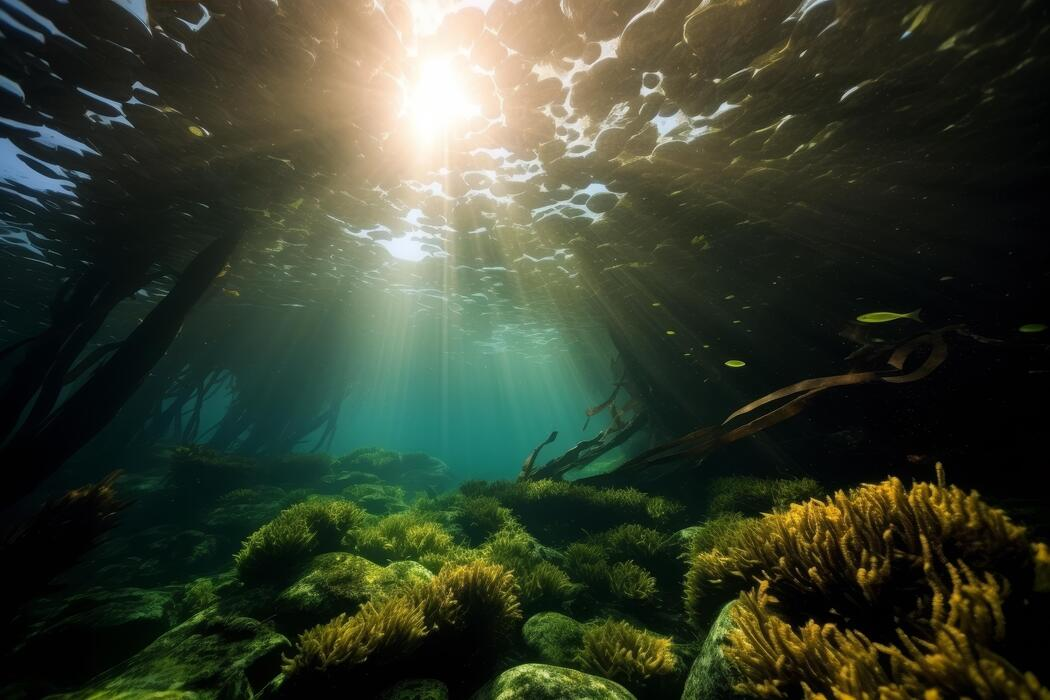
#> input picture data/input/img1.jpg, 1050 x 700 px
$ python -i dip_functions.py   (imports and definitions only)   (older library calls are emulated)
#> lines starting #> are read from the running program, lines starting #| are printed output that depends on the picture; after the words box and inside, x2 and y2 are one past the last pixel; in counts of white or black regions, pixels touching at a corner belong together
#> further down, picture is the input picture: shape (700, 1050, 3); mean B, G, R 46.3, 63.3, 55.4
# dip_functions.py
# Shared functions: enhancement techniques (Steps 5-9) and quality metrics (Steps 11A-11B).
# This file only DEFINES functions. Running it directly does nothing.

import cv2
import numpy as np

# ===================== ENHANCEMENT =====================
# [37 lines left out: functions resize_image, white_balance, gamma_correction, auto_gamma_correction, apply_clahe, unsharp_mask, not called in this run]

# ===================== BASIC METRICS =====================
def mean_brightness(image):
    return float(cv2.cvtColor(image, cv2.COLOR_BGR2GRAY).mean())

def contrast_std(image):
    return float(cv2.cvtColor(image, cv2.COLOR_BGR2GRAY).std())

def entropy(image):
    gray = cv2.cvtColor(image, cv2.COLOR_BGR2GRAY)
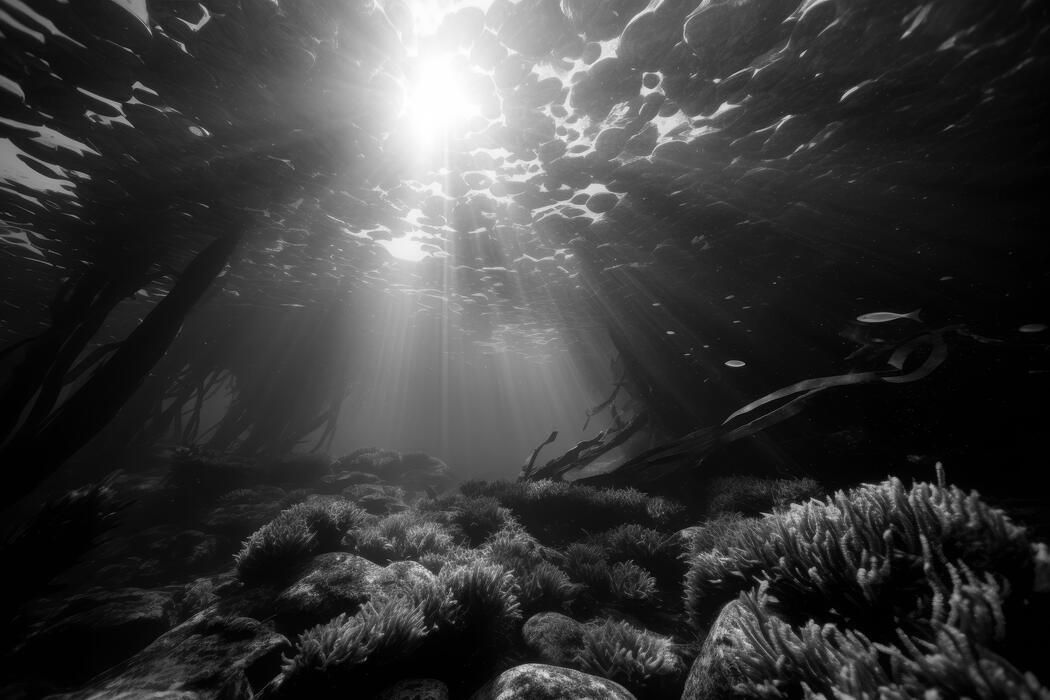
#> gray: shape (700, 1050); min 0, max 255, mean 59
    hist = cv2.calcHist([gray], [0], None, [256], [0, 256]).ravel()
#> hist = 256 values, max 35879 at index 1, min 211 at index 255, mean 2871.1
    p = hist / hist.sum()
#> p = 256 values, max 0.0488 at index 1, min 0.000287 at index 255, mean 0.00391
    p = p[p > 0]
    return float(-np.sum(p * np.log2(p)))

# ===================== UCIQE =====================
def uciqe(image):
    """Simplified UCIQE = 0.4680*sigma_c + 0.2745*con_l + 0.2576*mu_s"""
    lab = cv2.cvtColor(image.astype(np.float32) / 255.0, cv2.COLOR_BGR2LAB)
#> lab: shape (700, 1050, 3) float32; mean of channels 0, 1, 2 24.7, -5.6, 8.7
    L = lab[:, :, 0] / 100.0
    a = lab[:, :, 1] / 100.0
    b = lab[:, :, 2] / 100.0
    chroma  = np.sqrt(a ** 2 + b ** 2)
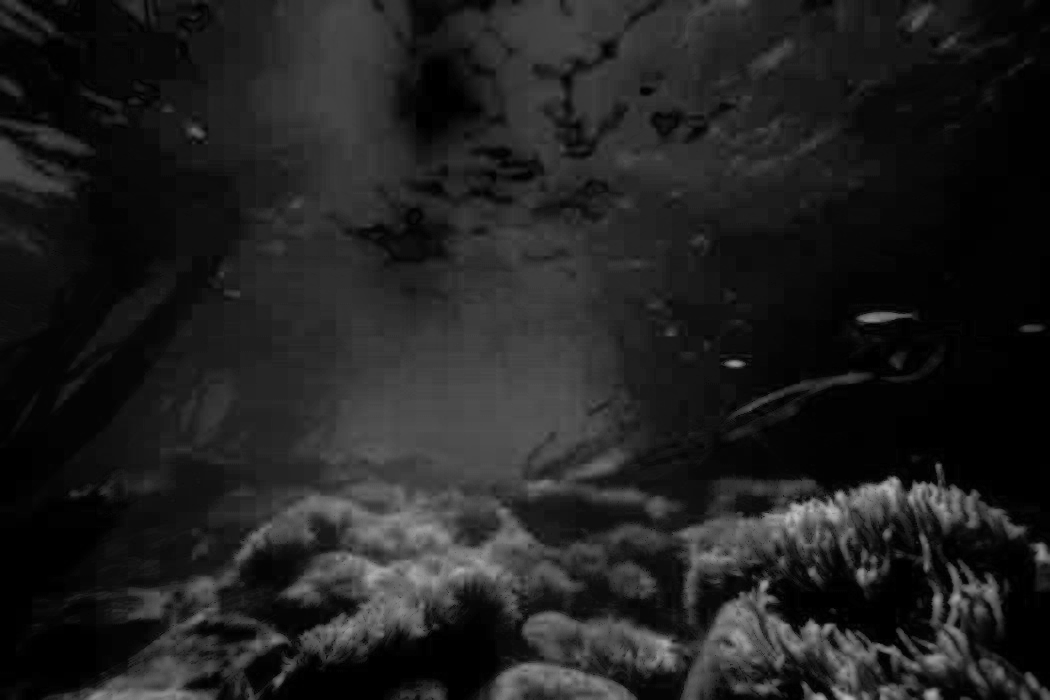
#> chroma: shape (700, 1050) float32; min 0, max 0.745, mean 0.129
    sigma_c = chroma.std()
#> sigma_c = 0.114
    l_sorted = np.sort(L.ravel())
    n = max(1, int(0.01 * l_sorted.size))
#> n = 7350
    con_l = l_sorted[-n:].mean() - l_sorted[:n].mean()
#> con_l = 0.985
    saturation = chroma / np.sqrt(chroma ** 2 + L ** 2 + 1e-6)
    return float(0.4680 * sigma_c + 0.2745 * con_l + 0.2576 * saturation.mean())

# ===================== UIQM (simplified) =====================
def _trimmed_mean_var(x, alpha=0.1):
    x = np.sort(x.ravel())
    n = x.size
    trimmed = x[int(alpha * n): int(n - alpha * n)]
    return trimmed.mean(), trimmed.var()

def uicm(image):
    b, g, r = [c.astype(np.float32) for c in cv2.split(image)]
    rg = r - g
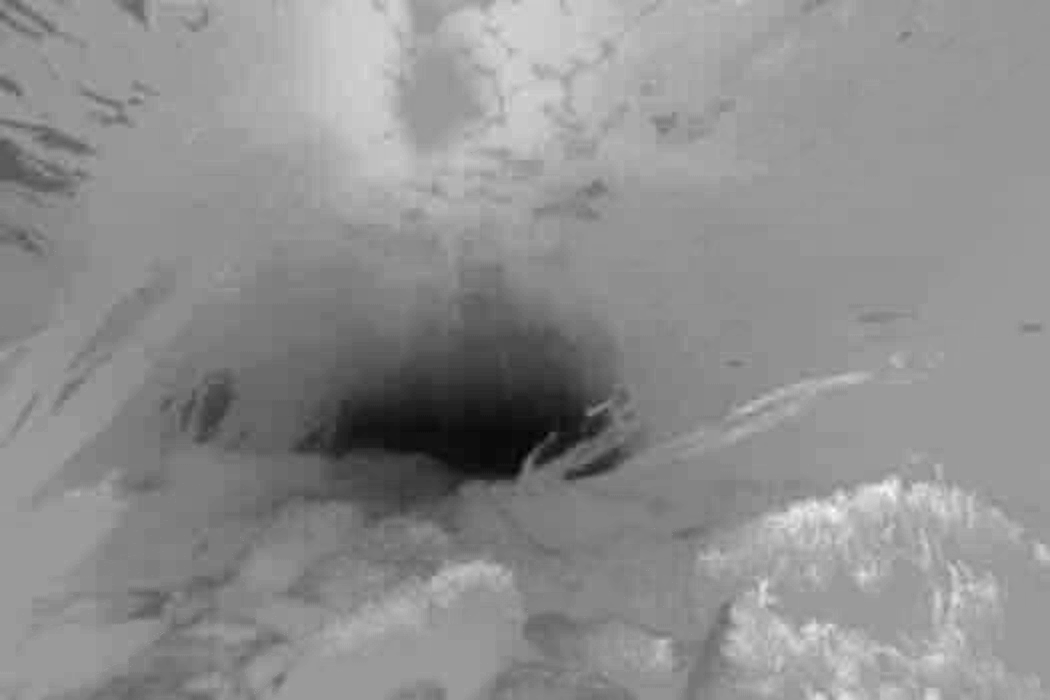
#> rg: shape (700, 1050) float32; min -106, max 69, mean -7.9; drawn with min black and max white
    yb = (r + g) / 2.0 - b
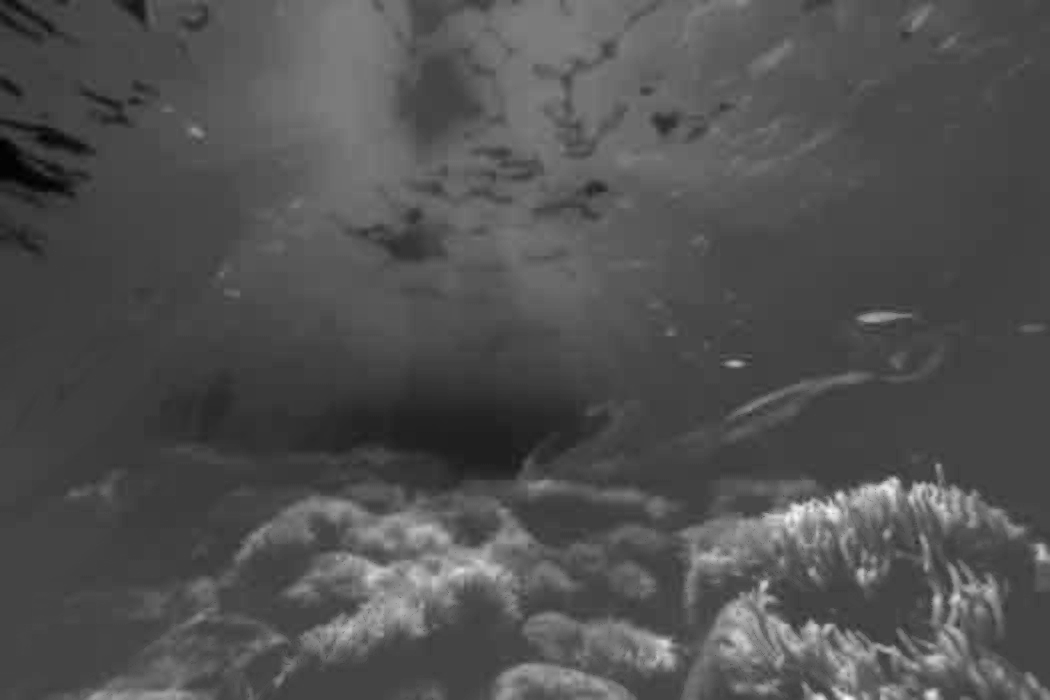
#> yb: shape (700, 1050) float32; min -67.5, max 184.5, mean 13.1; drawn with min black and max white
    mu_rg, var_rg = _trimmed_mean_var(rg)
#> mu_rg = -5.88; var_rg = 93.43
    mu_yb, var_yb = _trimmed_mean_var(yb)
#> mu_yb = 10.59; var_yb = 176.3
    return float(-0.0268 * np.sqrt(mu_rg ** 2 + mu_yb ** 2)
                 + 0.1586 * np.sqrt(var_rg + var_yb))

def _block_view(ch, block=8):
    h, w = ch.shape
    kh, kw = h // block, w // block
    return ch[:kh * block, :kw * block].reshape(kh, block, kw, block), kh, kw

def _eme(ch, block=8):
    blocks, kh, kw = _block_view(ch, block)
    bmax = blocks.max(axis=(1, 3))
    bmin = blocks.min(axis=(1, 3))
    valid = (bmax > 0) & (bmin > 0)
    return 2.0 / (kh * kw) * np.sum(np.log(bmax[valid] / bmin[valid]))

def uism(image):
    weights = [0.114, 0.587, 0.299]          # B, G, R
#> weights = [0.114, 0.587, 0.299]
    total = 0.0
    for ch, w in zip(cv2.split(image), weights):
        ch = ch.astype(np.float32)
        gx = cv2.Sobel(ch, cv2.CV_32F, 1, 0)
        gy = cv2.Sobel(ch, cv2.CV_32F, 0, 1)
        edge = np.sqrt(gx ** 2 + gy ** 2)
        edge = edge / (edge.max() + 1e-6)
        total += w * _eme(ch * edge)
#> this loop made 3 passes
#> total on passes 1 to 3: 0.364, 2.96, 4.2
#> pass 1, in uism, `gy = cv2.Sobel(ch, cv2.CV_32F, 0, 1)`:
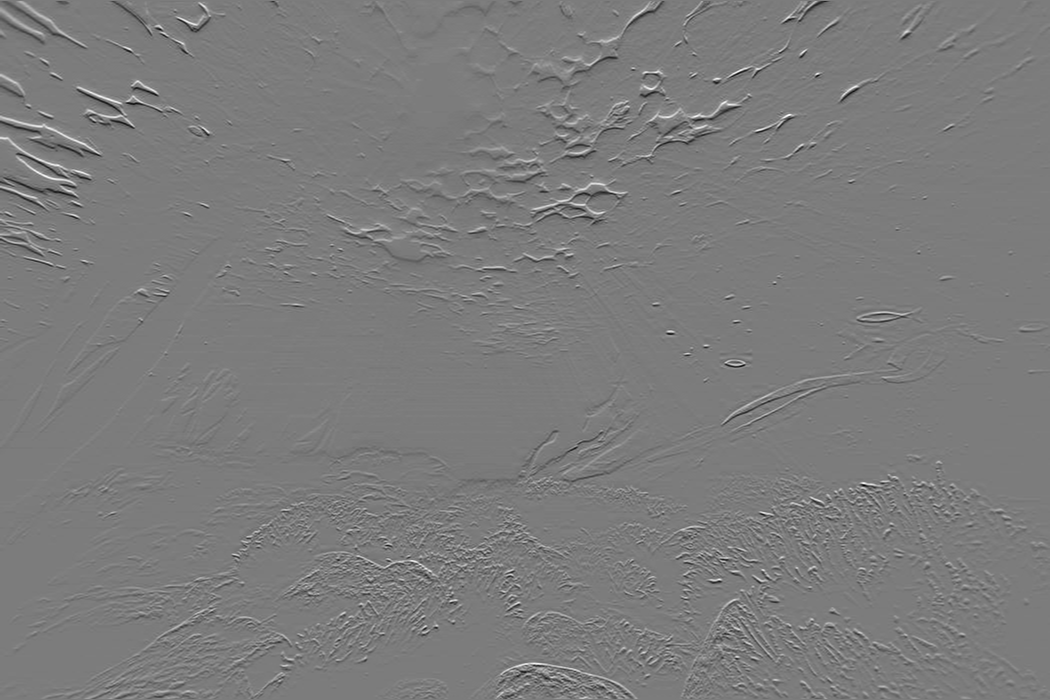
#> gy: shape (700, 1050) float32; min -511, max 537, mean -0.8; drawn with min black and max white
#> after the loop:
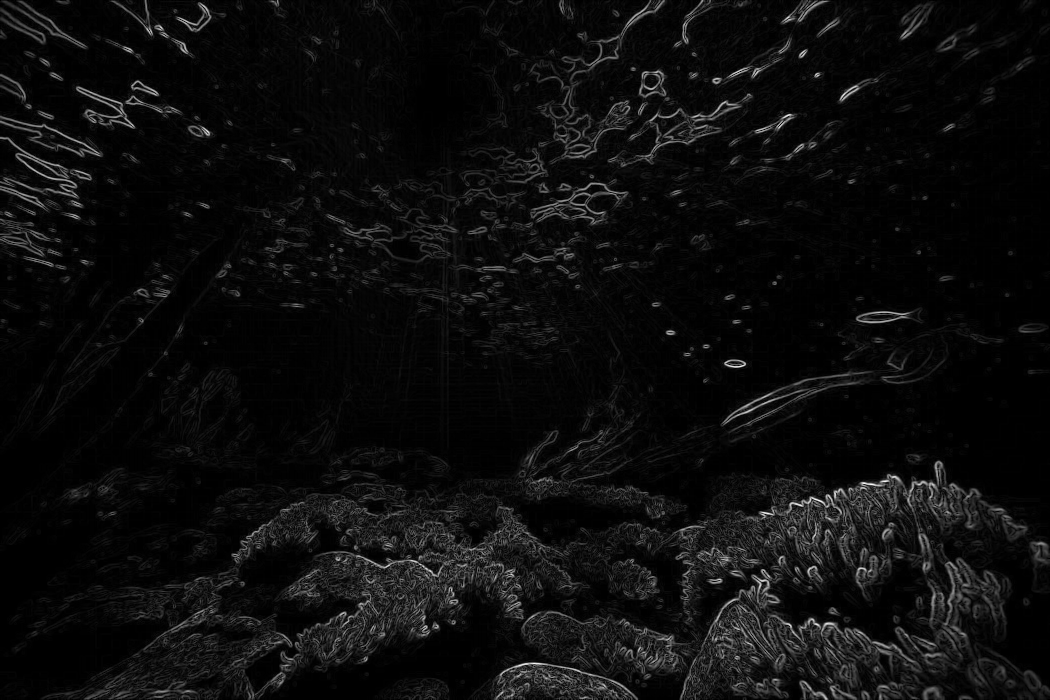
#> edge: shape (700, 1050) float32; min 0, max 1, mean 0.0516
#> after the loop, total = 4.2
    return float(total)

def uiconm(image):
    gray = cv2.cvtColor(image, cv2.COLOR_BGR2GRAY).astype(np.float32)
    blocks, kh, kw = _block_view(gray, 8)
#> kh = 87; kw = 131
    bmax = blocks.max(axis=(1, 3))
    bmin = blocks.min(axis=(1, 3))
    top, bot = bmax - bmin, bmax + bmin
    valid = (top > 0) & (bot > 0)
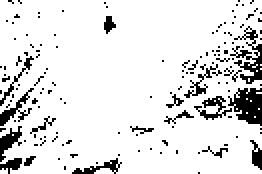
#> valid: shape (87, 131) bool (shown 2 times larger); 88.3% white; 144 black regions (129 under 20 px), largest, box (x1, y1, x2, y2) and area: (114, 44, 131, 63) 212, (115, 13, 131, 42) 171, (0, 44, 17, 63) 88
    ratio = top[valid] / bot[valid]
#> ratio = 10068 values, max 1 at index 3944, min 0.00197 at index 1326, mean 0.334
    return float(np.abs(np.sum(ratio * np.log(ratio))) / (kh * kw))

def uiqm(image):
    """Return (UIQM, UICM, UISM, UIConM)."""
    c, s, k = uicm(image), uism(image), uiconm(image)
#> c = 2.28; s = 4.2; k = 0.204
    return 0.0282 * c + 0.2953 * s + 3.5753 * k, c, s, k

def all_metrics(image):
    """Return (brightness, contrast, entropy, UCIQE, UIQM)."""
    return (mean_brightness(image), contrast_std(image), entropy(image),
            uciqe(image), uiqm(image)[0])

>>> import cv2
>>> picture = cv2.imread('../data/input/img1.jpg')
>>> result = all_metrics(picture)
#> result = (58.99, 59.15, 7.25, 0.455, 2.03)

$ run again, on data/input/underwater1.jpg
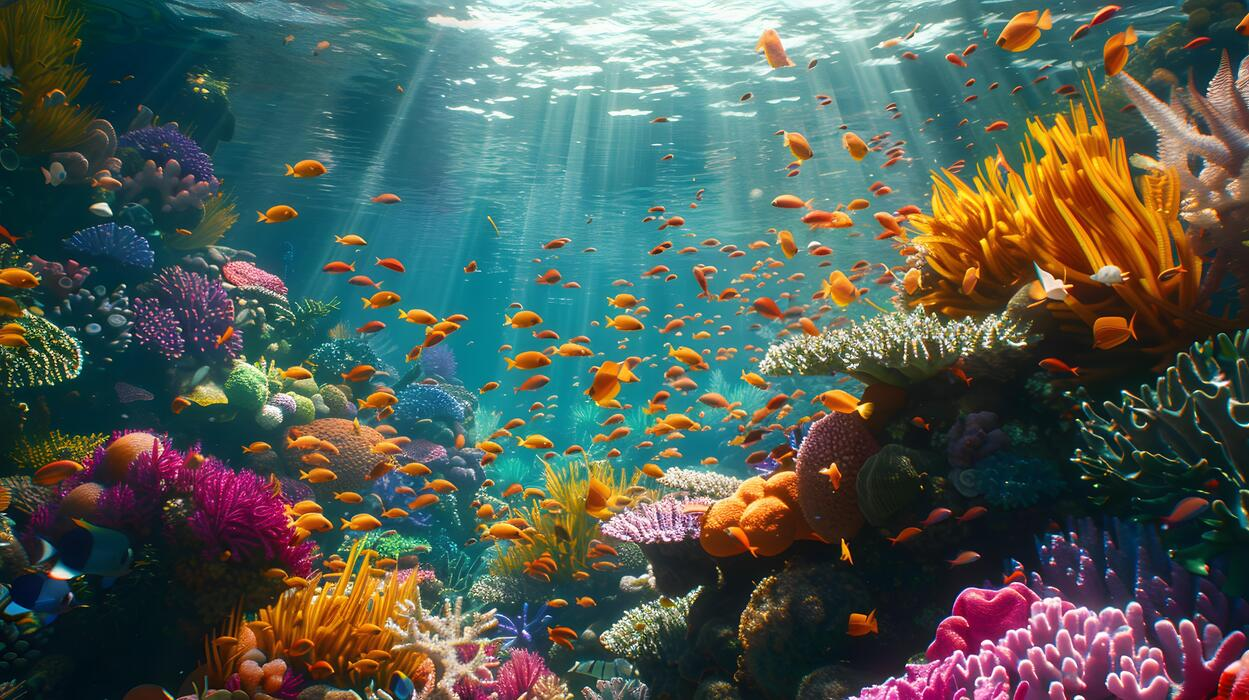
#> input picture data/input/underwater1.jpg, 1249 x 700 px
#> picture is the input picture: shape (700, 1249, 3); mean B, G, R 84.3, 92.3, 80.1
#> hist = 256 values, max 10084 at index 30, min 0 at index 0, mean 3415.2
#> in entropy, `p = hist / hist.sum()`: p = 256 values, max 0.0115 at index 30, min 0 at index 0, mean 0.00391
#> in entropy, `p = p[p > 0]`: p = 255 values, max 0.0115 at index 29, min 1.14e-06 at index 0, mean 0.00392
#> lab: shape (700, 1249, 3) float32; mean of channels 0, 1, 2 38.2, -2.3, 4.1
#> sigma_c = 0.165
#> con_l = 0.933
#> mu_rg = -14.92; var_rg = 1244.5
#> mu_yb = -5.04; var_yb = 700.3
#> weights = [0.114, 0.587, 0.299]
#> the loop in uism, `for ch, w in zip(cv2.split(image), weights):` made 3 passes
#> total on passes 1 to 3: 0.632, 4.5, 6.44
#> after the loop in uism, `for ch, w in zip(cv2.split(image), weights):`:
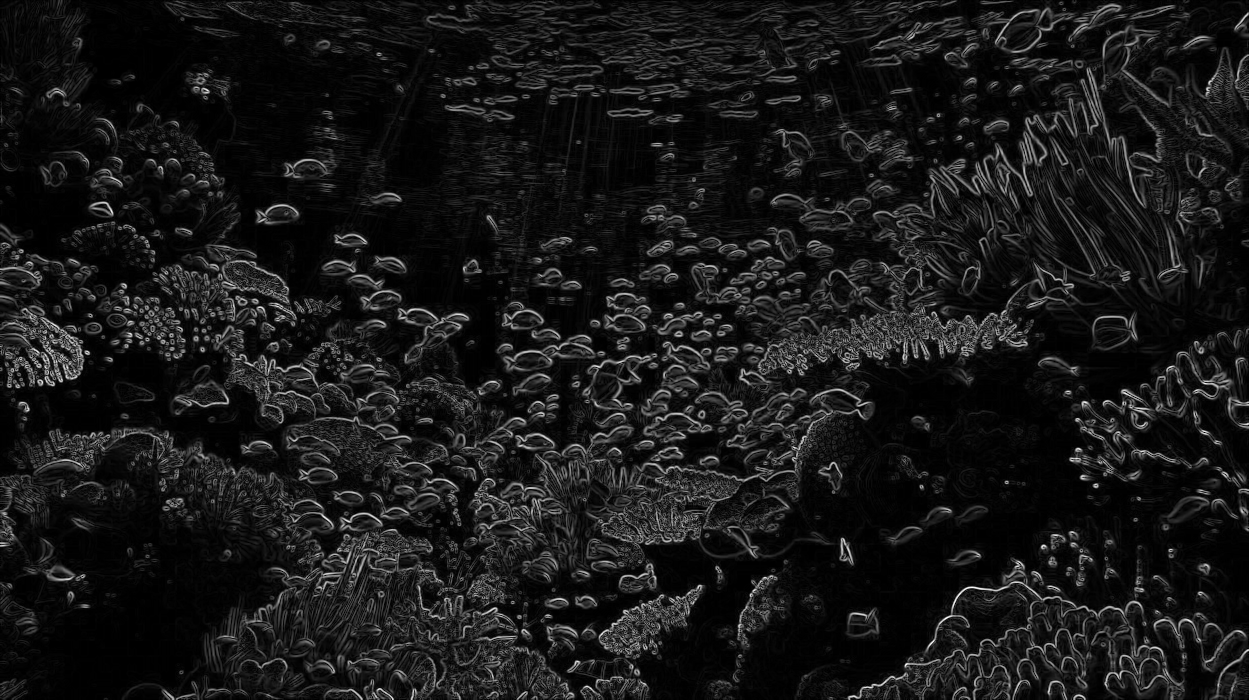
#> edge: shape (700, 1249) float32; min 0, max 1, mean 0.0952
#> after the loop in uism, `for ch, w in zip(cv2.split(image), weights):`: total = 6.44
#> in uiconm, `blocks, kh, kw = _block_view(gray, 8)`: kh = 87; kw = 156
#> in uiconm, `valid = (top > 0) & (bot > 0)`:
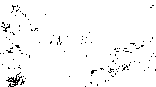
#> valid: shape (87, 156) bool; 97.3% white; black in thin lines or dots
#> ratio = 13201 values, max 0.989 at index 11671, min 0.00535 at index 6043, mean 0.325
#> c = 6.57; s = 6.44; k = 0.277
#> result = (87.74, 54.99, 7.56, 0.466, 3.08)
